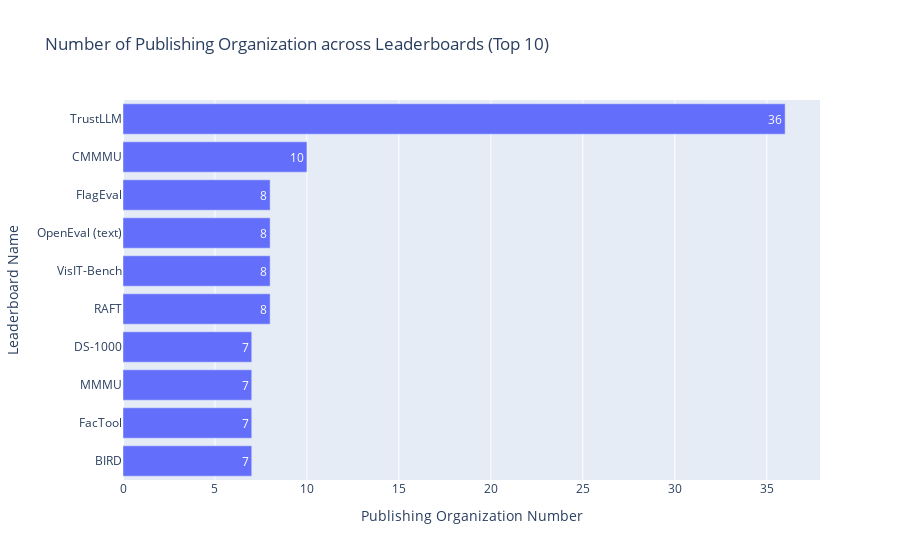

Notebook source saved alongside this figure:
### Code cell
df = pd.read_csv(path_rq1 / 'Leaderboard_processed.csv')
df = df[df['#Publishing organization'] > 0]

mean = np.mean(df['#Publishing organization'])
median = np.median(df['#Publishing organization'])
mode = stats.mode(df['#Publishing organization'])[0]  # mode() returns a ModeResult object, hence the indexing
standard_deviation = np.std(df['#Publishing organization'])

print(f"Mean: {mean}")
print(f"Median: {median}")
print(f"Mode: {mode}")
print(f"Standard Deviation: {standard_deviation}")

# Calculate the Gini coefficient
gini_coefficient = ineqpy.inequality.gini(data=df, income='#Publishing organization', weights='Weight')
print("Gini Coefficient:", gini_coefficient)
df_top = df.sort_values(by='#Publishing organization', ascending=False).head(10)
print(f"{df_top['Leaderboard name'].iloc[0]} is the leaderboard involving the most number of publishing organization up to {df_top['#Publishing organization'].iloc[0]}.")

fig = go.Figure(go.Bar(
        x=df_top['#Publishing organization'],  # Values for the bar lengths
        y=df_top['Leaderboard name'],  # Categories for each bar
        orientation='h',  # Sets the bars to be horizontal
        text=df_top['#Publishing organization'],  # Adds the values as text on each bar
        textposition='auto'  # Automatically positions the text on the bars
))
fig.update_layout(
        title=f'Number of Publishing organizations across Leaderboards (Top 10)',
        xaxis_title='Publishing organizations Number',
        yaxis_title='Leaderboard Name',
        yaxis_autorange='reversed'  # This line makes the bars go top-down
)
# fig.write_image(path_rq1 / 'publishing organization distribution (top-10).pdf')
fig.show()

### Figure 1 — Plotly figure (JSON) as saved in the notebook; plotly's stock layout.template omitted (floating-point values rounded to 4 significant figures)
{"data": [{"orientation": "h", "text": [36, 10, 8, 8, 8, 8, 7, 7, 7, 7], "textposition": "auto", "type": "bar", "x": [36, 10, 8, 8, 8, 8, 7, 7, 7, 7], "y": ["TrustLLM", "CMMMU", "FlagEval", "OpenEval (text)", "VisIT-Bench", "RAFT", "DS-1000", "MMMU", "FacTool", "BIRD"]}], "layout": {"title": {"text": "Number of Publishing Organization across Leaderboards (Top 10)"}, "xaxis": {"title": {"text": "Publishing Organization Number"}}, "yaxis": {"autorange": "reversed", "title": {"text": "Leaderboard Name"}}}}
